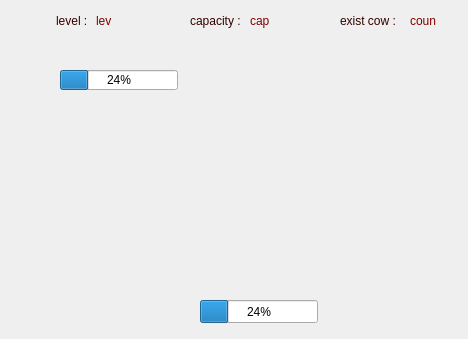
<?xml version="1.0" encoding="UTF-8"?>
<ui version="4.0">
 <class>cow_pasture</class>
 <widget class="QDialog" name="cow_pasture">
  <property name="geometry">
   <rect>
    <x>0</x>
    <y>0</y>
    <width>468</width>
    <height>339</height>
   </rect>
  </property>
  <property name="minimumSize">
   <size>
    <width>468</width>
    <height>339</height>
   </size>
  </property>
  <property name="maximumSize">
   <size>
    <width>468</width>
    <height>339</height>
   </size>
  </property>
  <property name="windowTitle">
   <string>cow pasture</string>
  </property>
  <widget class="QPushButton" name="upgrade">
   <property name="geometry">
    <rect>
     <x>0</x>
     <y>50</y>
     <width>61</width>
     <height>61</height>
    </rect>
   </property>
   <property name="cursor">
    <cursorShape>PointingHandCursor</cursorShape>
   </property>
   <property name="toolTip">
    <string>&lt;html&gt;&lt;head/&gt;&lt;body&gt;&lt;p&gt;Upgrad&lt;/p&gt;&lt;/body&gt;&lt;/html&gt;</string>
   </property>
   <property name="styleSheet">
    <string notr="true">alternate-background-color: qlineargradient(spread:pad, x1:0, y1:0, x2:1, y2:1, stop:1 rgba(0, 0, 0, 0));
border : none;
</string>
   </property>
   <property name="text">
    <string/>
   </property>
   <property name="icon">
    <iconset resource="game_recources.qrc">
     <normaloff>:/game_backgrounds/pics_project/upgrade.png</normaloff>:/game_backgrounds/pics_project/upgrade.png</iconset>
   </property>
   <property name="iconSize">
    <size>
     <width>75</width>
     <height>75</height>
    </size>
   </property>
  </widget>
  <widget class="QPushButton" name="collect_milk">
   <property name="geometry">
    <rect>
     <x>10</x>
     <y>200</y>
     <width>161</width>
     <height>131</height>
    </rect>
   </property>
   <property name="cursor">
    <cursorShape>PointingHandCursor</cursorShape>
   </property>
   <property name="toolTip">
    <string>&lt;html&gt;&lt;head/&gt;&lt;body&gt;&lt;p&gt;To milk&lt;/p&gt;&lt;/body&gt;&lt;/html&gt;</string>
   </property>
   <property name="styleSheet">
    <string notr="true">alternate-background-color: qlineargradient(spread:pad, x1:0, y1:0, x2:1, y2:1, stop:1 rgba(0, 0, 0, 0));
border : none;</string>
   </property>
   <property name="text">
    <string/>
   </property>
   <property name="icon">
    <iconset resource="game_recources.qrc">
     <normaloff>:/game_backgrounds/pics_project/cow milking.png</normaloff>:/game_backgrounds/pics_project/cow milking.png</iconset>
   </property>
   <property name="iconSize">
    <size>
     <width>170</width>
     <height>170</height>
    </size>
   </property>
  </widget>
  <widget class="QLabel" name="label">
   <property name="geometry">
    <rect>
     <x>340</x>
     <y>10</y>
     <width>61</width>
     <height>21</height>
    </rect>
   </property>
   <property name="styleSheet">
    <string notr="true">color: rgb(52, 0, 0);
</string>
   </property>
   <property name="text">
    <string>exist cow :</string>
   </property>
  </widget>
  <widget class="QLabel" name="label_2">
   <property name="geometry">
    <rect>
     <x>56</x>
     <y>10</y>
     <width>41</width>
     <height>21</height>
    </rect>
   </property>
   <property name="styleSheet">
    <string notr="true">color: rgb(52, 0, 0);</string>
   </property>
   <property name="text">
    <string>level :</string>
   </property>
  </widget>
  <widget class="QLabel" name="label_3">
   <property name="geometry">
    <rect>
     <x>190</x>
     <y>10</y>
     <width>61</width>
     <height>21</height>
    </rect>
   </property>
   <property name="styleSheet">
    <string notr="true">color: rgb(52, 0, 0);</string>
   </property>
   <property name="text">
    <string>capacity :</string>
   </property>
  </widget>
  <widget class="QLabel" name="count">
   <property name="geometry">
    <rect>
     <x>410</x>
     <y>5</y>
     <width>31</width>
     <height>31</height>
    </rect>
   </property>
   <property name="styleSheet">
    <string notr="true">color: rgb(127, 0, 0);</string>
   </property>
   <property name="text">
    <string>coun</string>
   </property>
  </widget>
  <widget class="QLabel" name="level">
   <property name="geometry">
    <rect>
     <x>96</x>
     <y>10</y>
     <width>31</width>
     <height>21</height>
    </rect>
   </property>
   <property name="styleSheet">
    <string notr="true">color: rgb(127, 0, 0);</string>
   </property>
   <property name="text">
    <string>lev</string>
   </property>
  </widget>
  <widget class="QLabel" name="capacity">
   <property name="geometry">
    <rect>
     <x>250</x>
     <y>10</y>
     <width>47</width>
     <height>21</height>
    </rect>
   </property>
   <property name="styleSheet">
    <string notr="true">color: rgb(127, 0, 0);</string>
   </property>
   <property name="text">
    <string>cap</string>
   </property>
  </widget>
  <widget class="QProgressBar" name="cow_pro">
   <property name="geometry">
    <rect>
     <x>60</x>
     <y>70</y>
     <width>118</width>
     <height>20</height>
    </rect>
   </property>
   <property name="value">
    <number>24</number>
   </property>
   <property name="alignment">
    <set>Qt::AlignCenter</set>
   </property>
  </widget>
  <widget class="QLabel" name="label_4">
   <property name="geometry">
    <rect>
     <x>-6</x>
     <y>-10</y>
     <width>481</width>
     <height>351</height>
    </rect>
   </property>
   <property name="text">
    <string/>
   </property>
   <property name="pixmap">
    <pixmap resource="game_recources.qrc">:/game_backgrounds/pics_project/cowhouse.png</pixmap>
   </property>
   <property name="scaledContents">
    <bool>true</bool>
   </property>
  </widget>
  <widget class="QPushButton" name="feed">
   <property name="geometry">
    <rect>
     <x>250</x>
     <y>190</y>
     <width>181</width>
     <height>91</height>
    </rect>
   </property>
   <property name="cursor">
    <cursorShape>PointingHandCursor</cursorShape>
   </property>
   <property name="toolTip">
    <string>&lt;html&gt;&lt;head/&gt;&lt;body&gt;&lt;p&gt;feeding cows&lt;/p&gt;&lt;/body&gt;&lt;/html&gt;</string>
   </property>
   <property name="styleSheet">
    <string notr="true">alternate-background-color: qlineargradient(spread:pad, x1:0, y1:0, x2:1, y2:1, stop:1 rgba(0, 0, 0, 0));
border : none;
</string>
   </property>
   <property name="text">
    <string/>
   </property>
   <property name="icon">
    <iconset resource="game_recources.qrc">
     <normaloff>:/game_backgrounds/pics_project/cow feeding.png</normaloff>:/game_backgrounds/pics_project/cow feeding.png</iconset>
   </property>
   <property name="iconSize">
    <size>
     <width>200</width>
     <height>200</height>
    </size>
   </property>
  </widget>
  <widget class="QLabel" name="label_5">
   <property name="geometry">
    <rect>
     <x>170</x>
     <y>200</y>
     <width>81</width>
     <height>51</height>
    </rect>
   </property>
   <property name="text">
    <string/>
   </property>
   <property name="pixmap">
    <pixmap resource="game_recources.qrc">:/game_backgrounds/pics_project/cow (2).png</pixmap>
   </property>
   <property name="scaledContents">
    <bool>true</bool>
   </property>
  </widget>
  <widget class="QLabel" name="label_6">
   <property name="geometry">
    <rect>
     <x>310</x>
     <y>10</y>
     <width>151</width>
     <height>31</height>
    </rect>
   </property>
   <property name="cursor">
    <cursorShape>ArrowCursor</cursorShape>
   </property>
   <property name="text">
    <string/>
   </property>
   <property name="pixmap">
    <pixmap resource="game_recources.qrc">:/game_backgrounds/pics_project/push botton.png</pixmap>
   </property>
   <property name="scaledContents">
    <bool>true</bool>
   </property>
  </widget>
  <widget class="QLabel" name="label_7">
   <property name="geometry">
    <rect>
     <x>160</x>
     <y>10</y>
     <width>151</width>
     <height>31</height>
    </rect>
   </property>
   <property name="cursor">
    <cursorShape>ArrowCursor</cursorShape>
   </property>
   <property name="text">
    <string/>
   </property>
   <property name="pixmap">
    <pixmap resource="game_recources.qrc">:/game_backgrounds/pics_project/push botton.png</pixmap>
   </property>
   <property name="scaledContents">
    <bool>true</bool>
   </property>
  </widget>
  <widget class="QLabel" name="label_8">
   <property name="geometry">
    <rect>
     <x>10</x>
     <y>10</y>
     <width>151</width>
     <height>31</height>
    </rect>
   </property>
   <property name="cursor">
    <cursorShape>ArrowCursor</cursorShape>
   </property>
   <property name="text">
    <string/>
   </property>
   <property name="pixmap">
    <pixmap resource="game_recources.qrc">:/game_backgrounds/pics_project/push botton.png</pixmap>
   </property>
   <property name="scaledContents">
    <bool>true</bool>
   </property>
  </widget>
  <widget class="QPushButton" name="build">
   <property name="geometry">
    <rect>
     <x>-10</x>
     <y>50</y>
     <width>80</width>
     <height>61</height>
    </rect>
   </property>
   <property name="cursor">
    <cursorShape>PointingHandCursor</cursorShape>
   </property>
   <property name="styleSheet">
    <string notr="true">alternate-background-color: qlineargradient(spread:pad, x1:0, y1:0, x2:1, y2:1, stop:1 rgba(0, 0, 0, 0));
border:none;</string>
   </property>
   <property name="text">
    <string/>
   </property>
   <property name="icon">
    <iconset resource="game_recources.qrc">
     <normaloff>:/game_backgrounds/pics_project/buildicon.png</normaloff>:/game_backgrounds/pics_project/buildicon.png</iconset>
   </property>
   <property name="iconSize">
    <size>
     <width>70</width>
     <height>70</height>
    </size>
   </property>
  </widget>
  <widget class="QProgressBar" name="milk_pro">
   <property name="geometry">
    <rect>
     <x>200</x>
     <y>300</y>
     <width>118</width>
     <height>23</height>
    </rect>
   </property>
   <property name="value">
    <number>24</number>
   </property>
  </widget>
  <zorder>label_4</zorder>
  <zorder>upgrade</zorder>
  <zorder>collect_milk</zorder>
  <zorder>cow_pro</zorder>
  <zorder>feed</zorder>
  <zorder>label_5</zorder>
  <zorder>label_6</zorder>
  <zorder>label_7</zorder>
  <zorder>label_8</zorder>
  <zorder>label_2</zorder>
  <zorder>label_3</zorder>
  <zorder>level</zorder>
  <zorder>capacity</zorder>
  <zorder>count</zorder>
  <zorder>label</zorder>
  <zorder>build</zorder>
  <zorder>milk_pro</zorder>
 </widget>
 <resources>
  <include location="game_recources.qrc"/>
 </resources>
 <connections/>
</ui>
